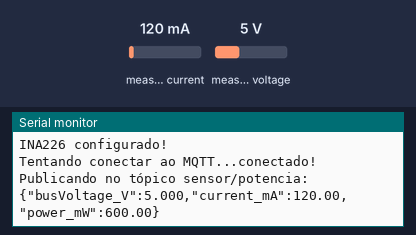
Simulated run of this sketch. Board: ESP8266 (NodeMCU). Parts: the last lines printed to the serial monitor. Inputs (shaded band) come from the test bench; at power-on: measured current 120 mA, measured voltage 5 V. WiFi joins after 1.5 s; servers stay silent unless stated; no MQTT or app messages arrive unless stated.

Above: at 2.8 s.
2.9 s: measured current set to 40 mA
4.4 s: measured voltage set to 0.3 V
At 5.3 s:
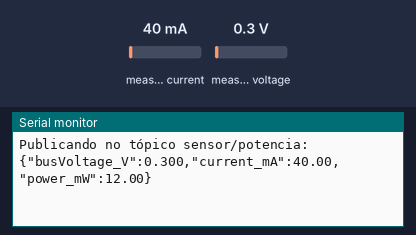
5.9 s: measured current set to 500 mA
At 9.1 s:
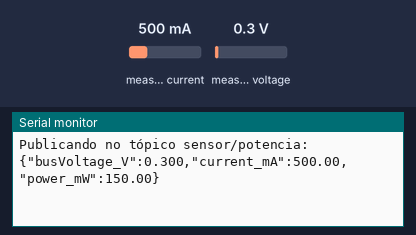
Timing chart, 0 to 10.6 s (numbered marks = the images above; inputs shaded):
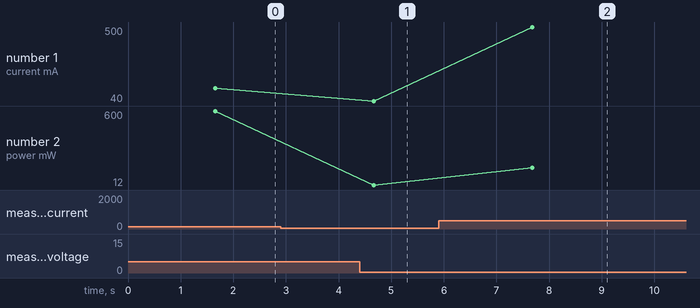

Measured:
- after the input at 4.4 s, the serial monitor: prints a new line after 0.27 s (image 1)
- after the input at 5.9 s, the serial monitor: prints a new line after 1.8 s (image 2)
- plotted number 1: 40 → 500 after the input at 5.9 s
- plotted number 2: 600 → 12 after the input at 4.4 s, 12 → 150 after the input at 5.9 s

The sketch:

mqtt.ino
```cpp
/***************************************************
  Leitura do INA226 e envio via MQTT em formato JSON
 ***************************************************/
#include <Wire.h>
#include <ESP8266WiFi.h>
#include <PubSubClient.h>
#include <INA226_WE.h>

#define I2C_ADDRESS 0x40
INA226_WE ina226 = INA226_WE(I2C_ADDRESS);

// Configurações de WiFi
const char* ssid       = "Nelson 2G";
const char* password   = "nelson180599";

// Configurações do MQTT
const char* mqtt_server = "127.0.0.1";
const int   mqtt_port   = 10050;
const char* mqtt_topic  = "sensor/potencia";

// Criação do cliente WiFi e do cliente MQTT
WiFiClient espClient;
PubSubClient client(espClient);

void setup() {
  Serial.begin(115200);
  delay(100);

  // Inicializa WiFi
  setup_wifi();

  // Configura o servidor MQTT
  client.setServer(mqtt_server, mqtt_port);

  // Inicializa o sensor INA226
  Wire.begin();
  ina226.init();
  ina226.setResistorRange(0.1, 1.3); // resistor de 0.1 Ohm, até 1.3A
  ina226.setCorrectionFactor(0.93);
  ina226.waitUntilConversionCompleted();

  Serial.println("INA226 configurado!");
}

void loop() {
  if (!client.connected()) {
    reconnect();
  }
  client.loop();

  // Leitura do sensor INA226
  ina226.readAndClearFlags();
  float busVoltage_V = ina226.getBusVoltage_V();
  float current_mA   = ina226.getCurrent_mA();
  float power_mW     = ina226.getBusPower();

  // Monta JSON com os três parâmetros
  String payload = "{";
  payload += "\"busVoltage_V\":" + String(busVoltage_V, 3) + ",";
  payload += "\"current_mA\":"   + String(current_mA, 2)   + ",";
  payload += "\"power_mW\":"     + String(power_mW, 2);
  payload += "}";

  Serial.print("Publicando no tópico ");
  Serial.print(mqtt_topic);
  Serial.print(": ");
  Serial.println(payload);

  // Publica no tópico MQTT
  client.publish(mqtt_topic, payload.c_str());

  delay(3000); // Aguarda 3 segundos
}

//--------------------------------------------------
void setup_wifi() {
  Serial.print("Conectando ao WiFi: ");
  Serial.println(ssid);

  WiFi.begin(ssid, password);
  while (WiFi.status() != WL_CONNECTED) {
    delay(500);
    Serial.print(".");
  }
  Serial.println("\nWiFi conectado!");
  Serial.print("Endereço IP: ");
  Serial.println(WiFi.localIP());
}

//--------------------------------------------------
void reconnect() {
  while (!client.connected()) {
    Serial.print("Tentando conectar ao MQTT...");
    if (client.connect("INA226Client")) {
      Serial.println("conectado!");
    } else {
      Serial.print("falhou, rc=");
      Serial.print(client.state());
      Serial.println(" tentando novamente em 5 segundos");
      delay(5000);
    }
  }
}
```
